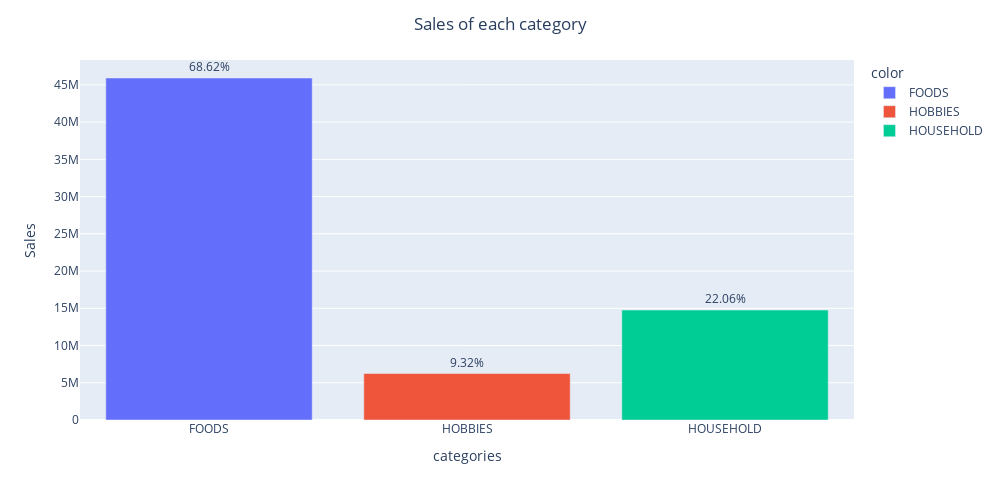

The notebook cell saved with this chart:
### Markdown cell above
Observation: CA_3 is the store that sells more.

### Code cell
bar_plots(sales, 'cat_id','category','categories','Sales')

### Figure 1 — Plotly figure (JSON) as saved in the notebook; plotly's stock layout.template omitted (floating-point values rounded to 4 significant figures)
{"data": [{"alignmentgroup": "True", "hovertemplate": "color=FOODS<br>x=%{x}<br>y=%{y}<br>text=%{text}<extra></extra>", "legendgroup": "FOODS", "marker": {"color": "#636efa", "pattern": {"shape": ""}}, "name": "FOODS", "offsetgroup": "FOODS", "orientation": "v", "showlegend": true, "text": ["68.62%"], "textposition": "outside", "type": "bar", "x": ["FOODS"], "xaxis": "x", "y": [45922427], "yaxis": "y"}, {"alignmentgroup": "True", "hovertemplate": "color=HOBBIES<br>x=%{x}<br>y=%{y}<br>text=%{text}<extra></extra>", "legendgroup": "HOBBIES", "marker": {"color": "#EF553B", "pattern": {"shape": ""}}, "name": "HOBBIES", "offsetgroup": "HOBBIES", "orientation": "v", "showlegend": true, "text": ["9.32%"], "textposition": "outside", "type": "bar", "x": ["HOBBIES"], "xaxis": "x", "y": [6240656], "yaxis": "y"}, {"alignmentgroup": "True", "hovertemplate": "color=HOUSEHOLD<br>x=%{x}<br>y=%{y}<br>text=%{text}<extra></extra>", "legendgroup": "HOUSEHOLD", "marker": {"color": "#00cc96", "pattern": {"shape": ""}}, "name": "HOUSEHOLD", "offsetgroup": "HOUSEHOLD", "orientation": "v", "showlegend": true, "text": ["22.06%"], "textposition": "outside", "type": "bar", "x": ["HOUSEHOLD"], "xaxis": "x", "y": [14764090], "yaxis": "y"}], "layout": {"barmode": "relative", "height": 500, "legend": {"title": {"text": "color"}, "tracegroupgap": 0}, "margin": {"t": 60}, "title": {"text": "Sales of each category", "x": 0.5}, "width": 1000, "xaxis": {"anchor": "y", "domain": [0, 1], "title": {"text": "categories"}}, "yaxis": {"anchor": "x", "domain": [0, 1], "title": {"text": "Sales"}}}}
